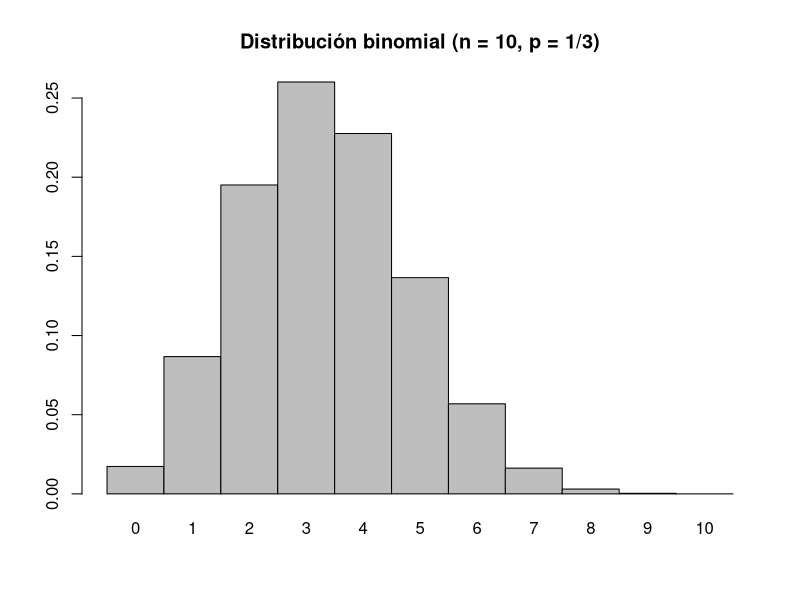

This figure's R source: (Note: this script raises an error after producing the figure.)
## ---- chunk 1
suppressMessages(require(tidyverse))
Fonetico <- c(6,6,3,4,2,5,7)
Global <- c(4,5,6,7,8,4,8)
ejemplo1<- data.frame(Fonetico,Global)
tab1<- knitr::kable(t(ejemplo1),booktabs = T,caption= "Datos del ejemplo 1")
#kableExtra::row_spec(tab1,0, bold= F)
#kableExtra::column_spec(tab1,0, bold= T)
## ---- chunk 2
rendimiento <- c(2,5,4,4,2,5,7,4,5,6,7,8,7,8)
metodo <- gl(2,7)
## ---- chunk 3

a<-t.test (rendimiento~metodo,var.equal = T)
a

## ---- chunk 4
library(car)
# Normalidad para el grupo Fonético:
shapiro.test(rendimiento[1:7])
# Normalidad para el grupo Fonético:
shapiro.test(rendimiento[8:14])
leveneTest(rendimiento~metodo)
## ---- chunk 5
tab1
## ---- chunk 6

a<-t.test(rendimiento~metodo,var.equal = T,alternative ='less')
a
## ---- chunk 7
tab1
## ---- chunk 8
a<-t.test(rendimiento~metodo,var.equal = T,alternative ='less')
a
## ---- chunk 9
shapiro.test(rendimiento)
t.test(rendimiento)
## ---- chunk 10
hist.binom <- function(n, p, ...)
{
  # plots a relative frequency histogram of the binomial distribution
  k <- 0:n
  p <- dbinom(k, n, p)
  names(p) <- as.character(0:n)
  barplot(p,space=0, main = "Distribución binomial (n = 10, p = 1/3)", xlabel =
            'Aciertos', ylabel = 'Probabilidad')
}

hist.binom(10,1/3)
## ---- chunk 11
# Probabilidad igual a 2:
dbinom(2,10,1/3)
# Probabilidad igual a 3:
dbinom(3,10,1/3)
# Probabilidad igual a 4:
dbinom(4,10,1/3)
## ---- chunk 12
# Probabilidad menor o igual a 6:
pbinom(6,10,1/3)
# Probabilidad de la región crítica con 6 preguntas:
1 - pbinom(6,10,1/3)
# Probabilidad de la región crítica con 5 preguntas:
1 - pbinom(5,10,1/3)
## ---- chunk 13
# Probabilidad menor o igual a 7:
pbinom(7,10,1/3)
# Probabilidad de la región crítica con 7 preguntas:
1 - pbinom(7,10,1/3)
## ---- chunk 14
knitr::include_graphics("figurasR/potencia.png")
## ---- chunk 15
knitr::include_graphics("figurasR/esquemabicondicionales2.jpg")
## ---- chunk 16
knitr::include_graphics("figurasR/T1jamovi.png")
## ---- chunk 17
knitr::include_graphics("figurasR/T1bjamovi.png")
## ---- chunk 18
knitr::include_graphics("figurasR/shapiro1.jpg")
## ---- chunk 19
knitr::include_graphics("figurasR/shapiro2.jpg")
## ---- chunk 20
knitr::include_graphics("figurasR/shapiro3.jpg")
## ---- chunk 21
knitr::include_graphics("figurasR/shapiro4b.png")
## ---- chunk 22
knitr::include_graphics("figurasR/t1.jpg")
## ---- chunk 23
knitr::include_graphics("figurasR/t2.jpg")
## ---- chunk 24
knitr::include_graphics("figurasR/wilcox1.jpg")
## ---- chunk 25
knitr::include_graphics("figurasR/wilcox2.jpg")
## ---- chunk 26
knitr::include_graphics("figurasR/esquemabicondicionales.jpg")
## ---- chunk 27
knitr::include_graphics("figurasR/TMI_jamovi.png")
## ---- chunk 28
knitr::include_graphics("figurasR/t21.png")
## ---- chunk 29
knitr::include_graphics("figurasR/t22.png")
## ---- chunk 30
knitr::include_graphics("figurasR/u1.jpg")
## ---- chunk 31
knitr::include_graphics("figurasR/u2.jpg")
## ---- chunk 32
knitr::include_graphics("figurasR/esquemabicondicionales2.jpg")
## ---- chunk 33
knitr::include_graphics("figurasR/tmr1_jamovi.png")
## ---- chunk 34
knitr::include_graphics("figurasR/tmr3.jpg")
## ---- chunk 35
knitr::include_graphics("figurasR/tmr4.jpg")
## ---- chunk 36
knitr::include_graphics("figurasR/wilcox23.jpg")
## ---- chunk 37
knitr::include_graphics("figurasR/wilcox24.jpg")
